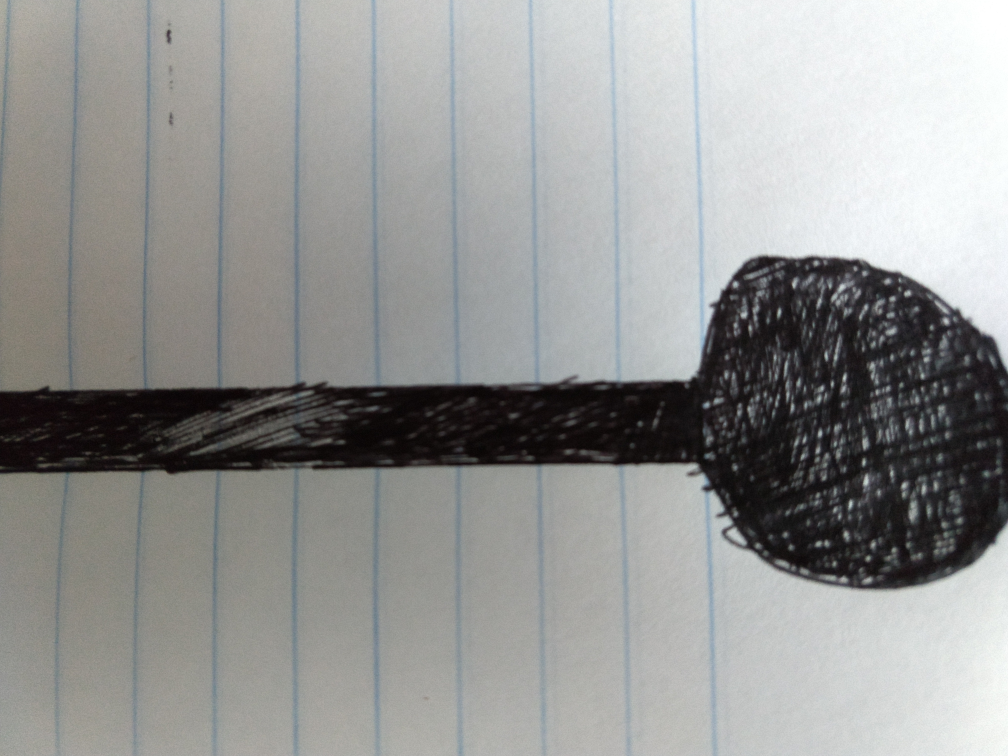
#> input picture imagerecognition/LineFollow/img/circle.jpg, 4032 x 3024 px, given in place of vert2.mp4, which was not available (shown at 1/4 size)
$ python test_video.py
#> lines starting #> are read from the running program, lines starting #| are printed output that depends on the picture; after the words box and inside, x2 and y2 are one past the last pixel; in counts of white or black regions, pixels touching at a corner belong together; pictures that were not available may be replaced by others from this repository, and a replacement may not be noted
import cv2
import time # Remove Later
import numpy as np

video = cv2.VideoCapture("./img/vert2.mp4")
target_low = (0, 0, 0)
target_high = (50, 50, 50)

while True:
    ret, frame = video.read()
#> frame is the input picture: shape (3024, 4032, 3); mean B, G, R 148.4, 149.8, 149
    if not ret:
        video = cv2.VideoCapture("./img/vert2.mp4")
        continue

    image = frame
    image = cv2.resize(image, (0,0), fx=0.25, fy=0.25)
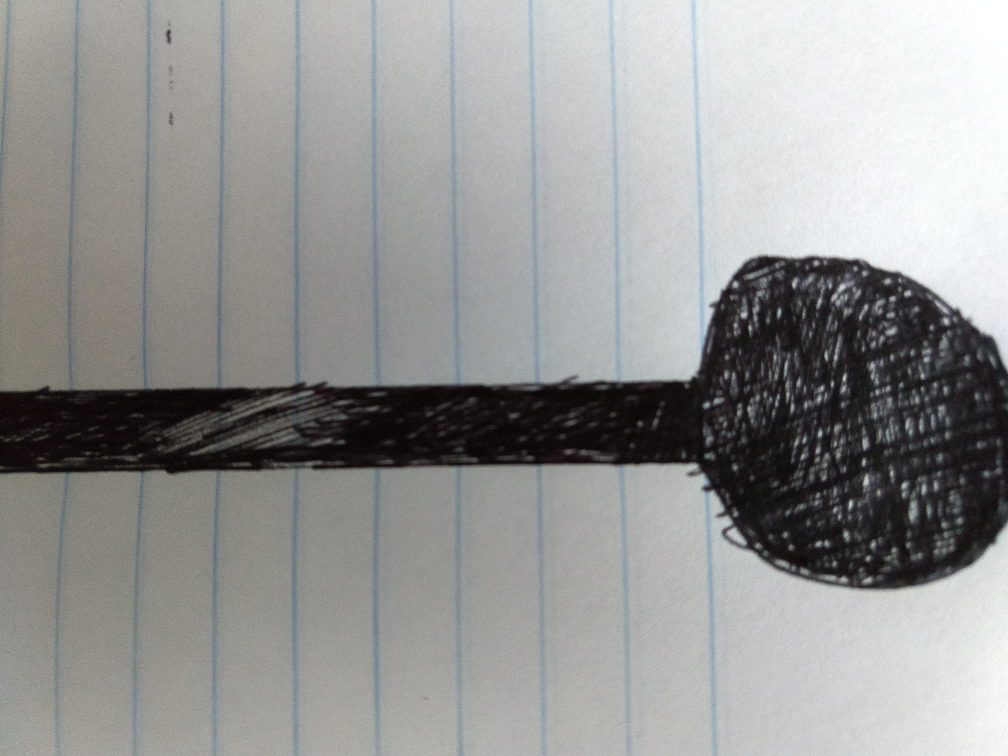
#> image: shape (756, 1008, 3); mean B, G, R 148.5, 149.9, 149.2
    image = cv2.GaussianBlur(image, (5,5), 3)

    Blackline= cv2.inRange(image, target_low, target_high)
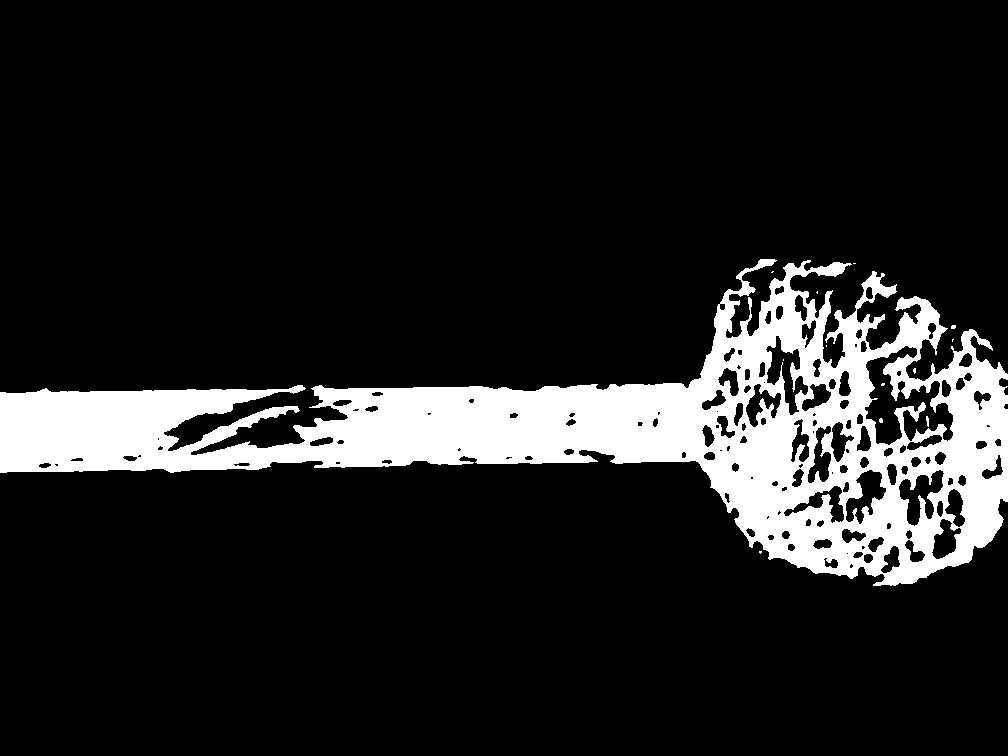
#> Blackline: shape (756, 1008); 13.3% white; 13 white regions (11 under 20 px), largest, box (x1, y1, x2, y2) and area: (0, 259, 1008, 586) 101580, (926, 416, 929, 427) 24
    kernel = np.ones((3,3), np.uint8)
    Blackline = cv2.erode(Blackline, kernel, iterations=1)          # Remove noise
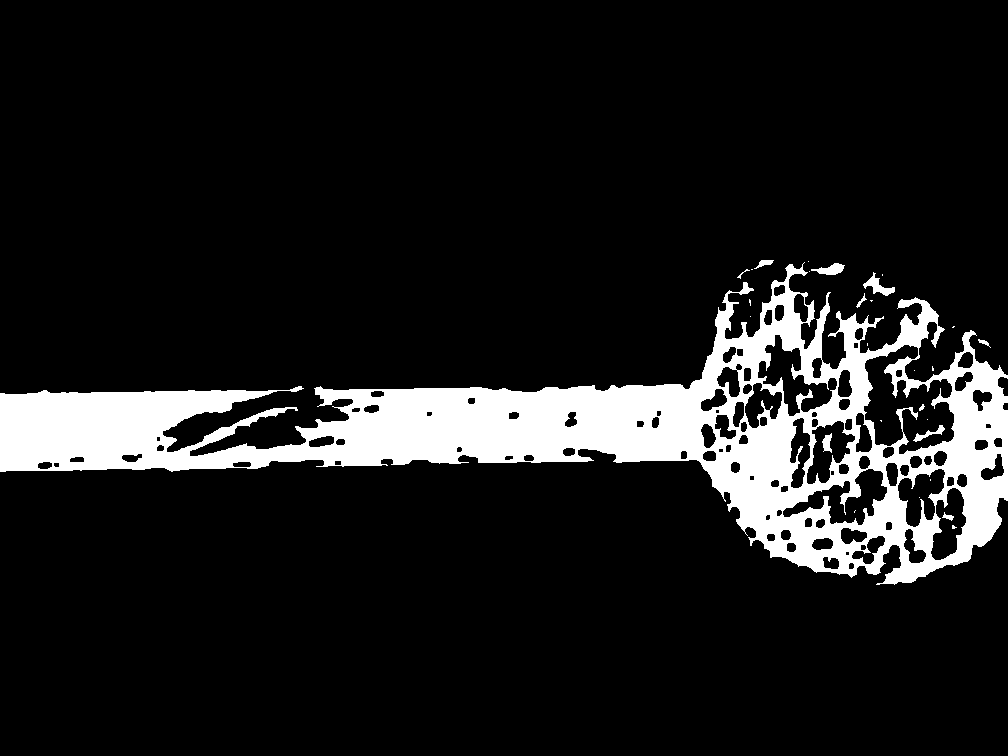
#> Blackline: shape (756, 1008); 11.5% white; 28 white regions (17 under 20 px), largest, box (x1, y1, x2, y2) and area: (0, 262, 1008, 585) 86471, (863, 272, 895, 296) 275, (811, 263, 845, 275) 225
    Blackline = cv2.dilate(Blackline, kernel, iterations=9)	        # Restore box sizes
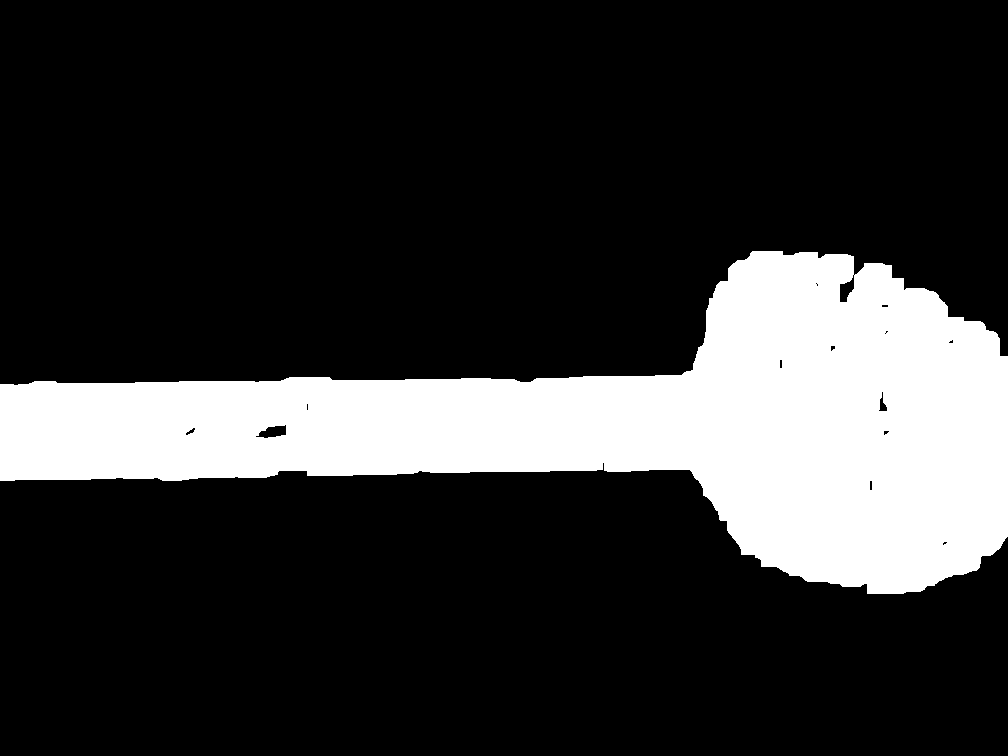
#> Blackline: shape (756, 1008); 20.4% white; 1 white region
    contours, hierarchy = cv2.findContours(Blackline.copy(),cv2.RETR_TREE,cv2.CHAIN_APPROX_SIMPLE)
#> contours = 17 contours, 9 with area under 20; largest, box (x1, y1, x2, y2) and area: (0, 251, 1008, 594) 154742, (255, 424, 287, 439) 276, (839, 274, 855, 303) 250, (878, 391, 888, 412) 92, (185, 427, 196, 436) 36, (869, 480, 873, 491) 28, (779, 359, 783, 369) 25, (830, 345, 836, 352) 22
    cv2.drawContours(image, contours, -1, (0, 200, 0), 3)
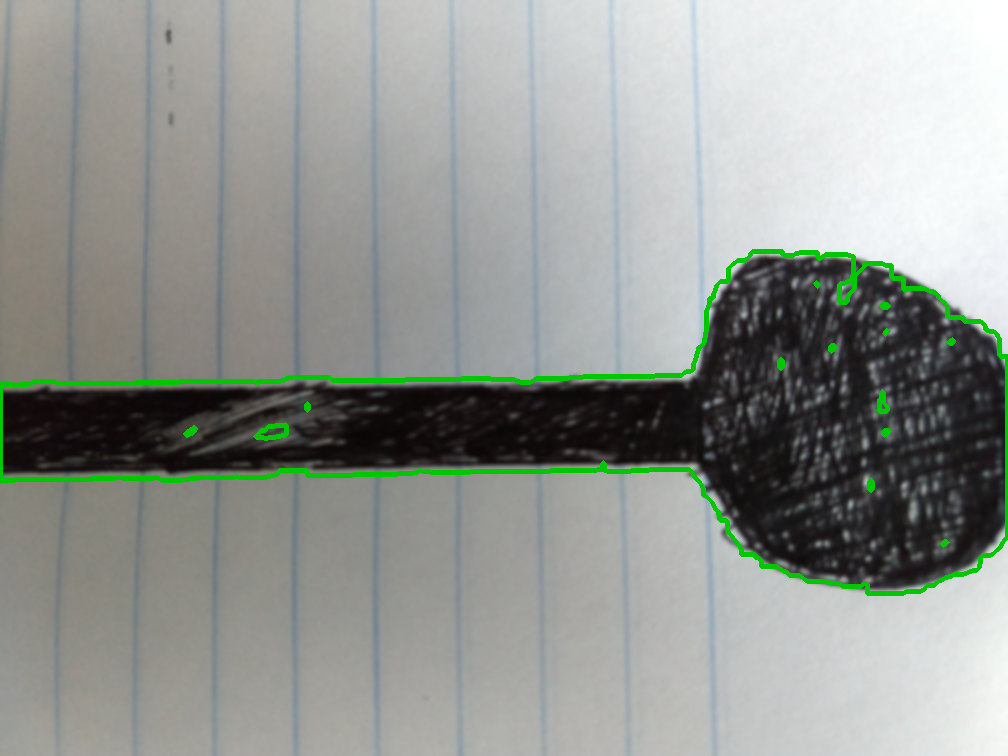
#> image: shape (756, 1008, 3); mean B, G, R 146.1, 151.1, 146.7

    for c in contours:
        x,y,w,h = cv2.boundingRect(c)
        cv2.rectangle(image, (x, y), (x+w, y+h), (0, 0, 255), 3)
        cv2.line(image, (x+(w//2), 200), (x+(w//2), 250),(255,0,0),3)
#> this loop made 17 passes
#> (x, y, w, h) on passes 1, 2, 3, 4, 5, 6, 7, 8, 9, 10, 11, 13: (0, 251, 1008, 343), (942, 541, 6, 5), (869, 480, 4, 11), (883, 430, 7, 6), (185, 427, 11, 9), (255, 424, 32, 15), (306, 403, 3, 8), (878, 391, 10, 21), (779, 359, 4, 10), (830, 345, 6, 7), (948, 339, 6, 5), (885, 330, 4, 4)
#> (c, x, y, w, h) on passes 12, 16: ([[884, 333], [885, 332], [886, 333], [885, 334]], 884, 332, 3, 3), ([[815, 283], [816, 282], [817, 283], [816, 284]], 815, 282, 3, 3)
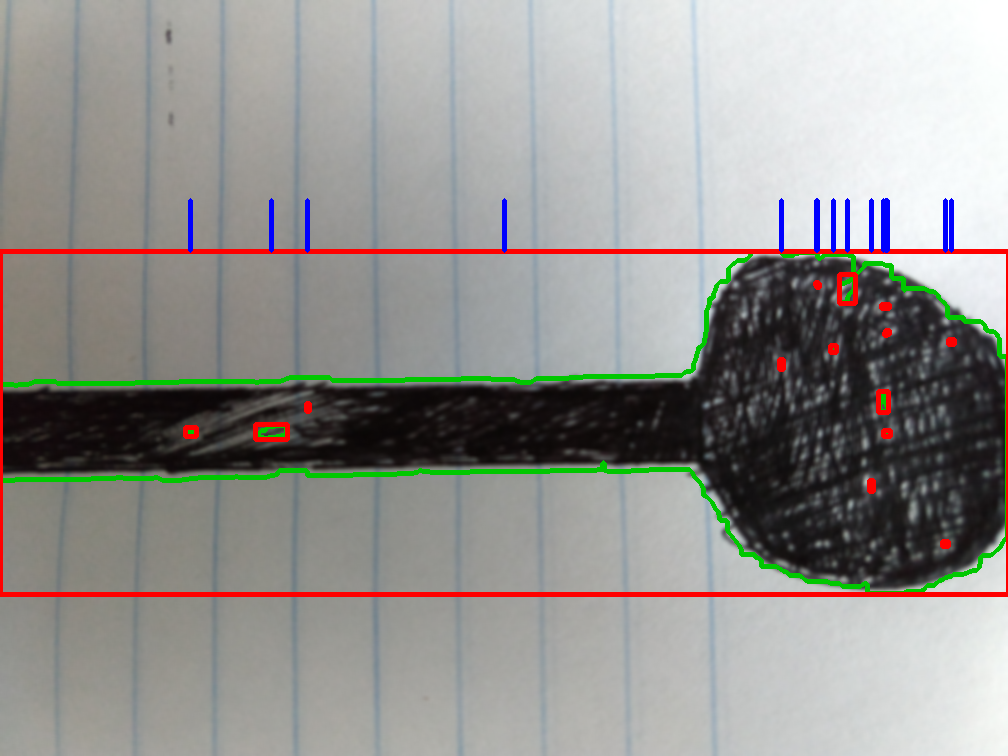
#> image: shape (756, 1008, 3); 2.29% of pixels changed, all inside (x1, y1, x2, y2) = (0, 198, 1008, 597)

    cv2.imshow("orginal with line", image)
    time.sleep(0.025)
    key = cv2.waitKey(1)
#> (key Esc is pressed here)

    if key == 27:
        break

cv2.waitKey(0)
cv2.destroyAllWindows()

$ run again, on imagerecognition/LineFollow/img/square.jpg
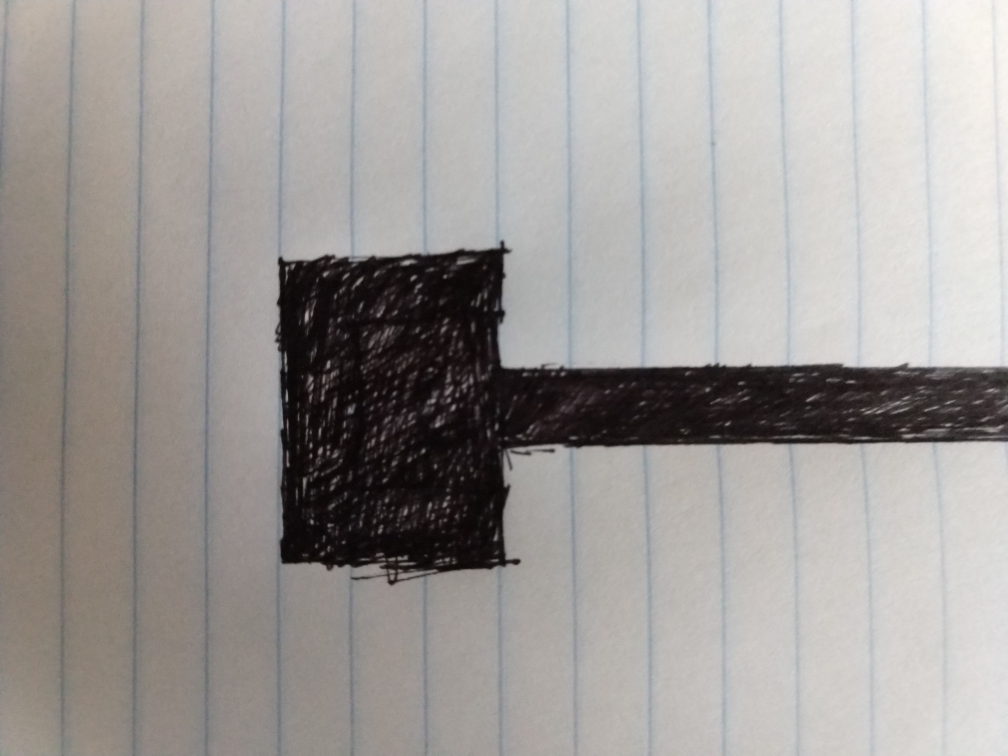
#> input picture imagerecognition/LineFollow/img/square.jpg, 4032 x 3024 px, given in place of vert2.mp4, which was not available (shown at 1/4 size)
#> frame is the input picture: shape (3024, 4032, 3); mean B, G, R 153.1, 155.6, 159.3
#> `Blackline = cv2.dilate(Blackline, kernel, iterations=9)`:
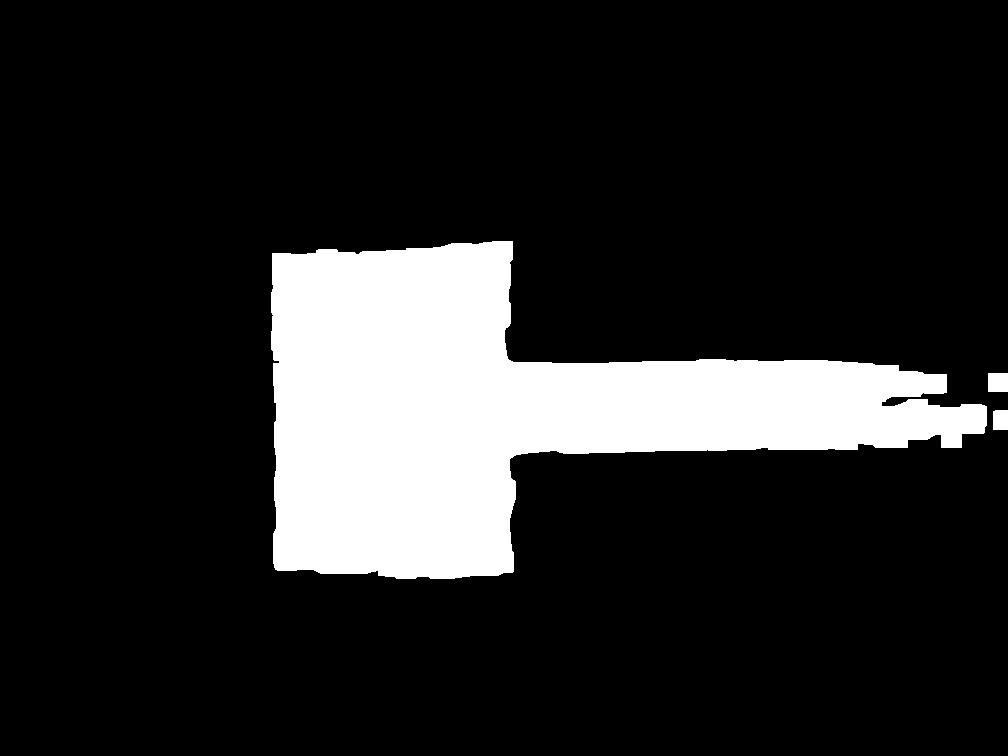
#> Blackline: shape (756, 1008); 15.4% white; 3 white regions
#> contours = 3 contours; box (x1, y1, x2, y2) and area: (271, 241, 987, 579) 115353, (988, 373, 1008, 392) 342, (993, 410, 1008, 430) 264
#> the loop `for c in contours:` made 3 passes
#> (x, y, w, h) on passes 1, 3: (993, 410, 15, 20), (271, 241, 716, 338)
#> after the loop `for c in contours:`:
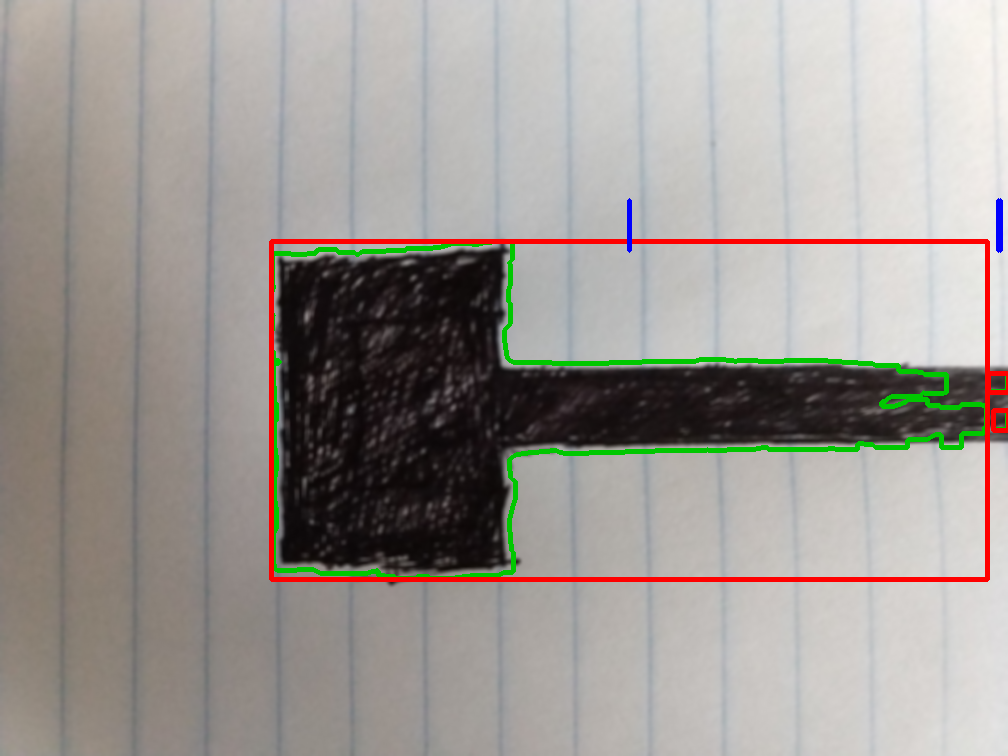
#> image: shape (756, 1008, 3); mean B, G, R 148.9, 153.6, 158.4
